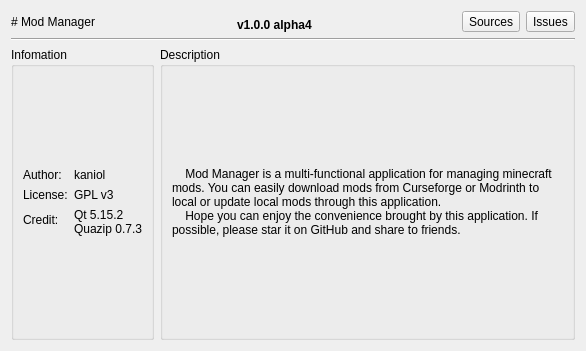
<?xml version="1.0" encoding="UTF-8"?>
<ui version="4.0">
 <class>AboutDialog</class>
 <widget class="QDialog" name="AboutDialog">
  <property name="geometry">
   <rect>
    <x>0</x>
    <y>0</y>
    <width>586</width>
    <height>351</height>
   </rect>
  </property>
  <property name="windowTitle">
   <string>About Mod Manager</string>
  </property>
  <layout class="QGridLayout" name="gridLayout_3">
   <item row="0" column="0" colspan="2">
    <layout class="QHBoxLayout" name="horizontalLayout">
     <item>
      <widget class="QLabel" name="label_7">
       <property name="text">
        <string># Mod Manager</string>
       </property>
       <property name="textFormat">
        <enum>Qt::MarkdownText</enum>
       </property>
      </widget>
     </item>
     <item>
      <widget class="QLabel" name="label">
       <property name="font">
        <font>
         <weight>75</weight>
         <bold>true</bold>
        </font>
       </property>
       <property name="text">
        <string notr="true">v1.0.0 alpha4</string>
       </property>
       <property name="alignment">
        <set>Qt::AlignBottom|Qt::AlignLeading|Qt::AlignLeft</set>
       </property>
      </widget>
     </item>
     <item>
      <widget class="QToolButton" name="toolButton">
       <property name="text">
        <string>Sources</string>
       </property>
       <property name="icon">
        <iconset resource="../images/image.qrc">
         <normaloff>:/image/github.svg</normaloff>:/image/github.svg</iconset>
       </property>
       <property name="toolButtonStyle">
        <enum>Qt::ToolButtonTextBesideIcon</enum>
       </property>
      </widget>
     </item>
     <item>
      <widget class="QToolButton" name="toolButton_2">
       <property name="sizePolicy">
        <sizepolicy hsizetype="Fixed" vsizetype="Fixed">
         <horstretch>0</horstretch>
         <verstretch>0</verstretch>
        </sizepolicy>
       </property>
       <property name="text">
        <string>Issues</string>
       </property>
       <property name="icon">
        <iconset resource="../images/image.qrc">
         <normaloff>:/image/github.svg</normaloff>:/image/github.svg</iconset>
       </property>
       <property name="toolButtonStyle">
        <enum>Qt::ToolButtonTextBesideIcon</enum>
       </property>
      </widget>
     </item>
    </layout>
   </item>
   <item row="1" column="0" colspan="2">
    <widget class="Line" name="line">
     <property name="orientation">
      <enum>Qt::Horizontal</enum>
     </property>
    </widget>
   </item>
   <item row="2" column="0">
    <widget class="QGroupBox" name="groupBox_2">
     <property name="title">
      <string>Infomation</string>
     </property>
     <layout class="QGridLayout" name="gridLayout_2">
      <item row="0" column="0">
       <layout class="QFormLayout" name="formLayout">
        <property name="formAlignment">
         <set>Qt::AlignCenter</set>
        </property>
        <item row="0" column="0">
         <widget class="QLabel" name="label_3">
          <property name="text">
           <string>Author:</string>
          </property>
         </widget>
        </item>
        <item row="0" column="1">
         <widget class="QLabel" name="label_4">
          <property name="text">
           <string notr="true">kaniol</string>
          </property>
         </widget>
        </item>
        <item row="1" column="0">
         <widget class="QLabel" name="label_5">
          <property name="text">
           <string>License:</string>
          </property>
         </widget>
        </item>
        <item row="1" column="1">
         <widget class="QLabel" name="label_6">
          <property name="text">
           <string notr="true">GPL v3</string>
          </property>
         </widget>
        </item>
        <item row="2" column="0">
         <widget class="QLabel" name="label_8">
          <property name="text">
           <string>Credit:</string>
          </property>
         </widget>
        </item>
        <item row="2" column="1">
         <widget class="QLabel" name="label_9">
          <property name="text">
           <string notr="true">Qt 5.15.2
Quazip 0.7.3</string>
          </property>
         </widget>
        </item>
       </layout>
      </item>
     </layout>
    </widget>
   </item>
   <item row="2" column="1">
    <widget class="QGroupBox" name="groupBox">
     <property name="title">
      <string>Description</string>
     </property>
     <layout class="QGridLayout" name="gridLayout">
      <item row="0" column="0">
       <widget class="QLabel" name="label_2">
        <property name="sizePolicy">
         <sizepolicy hsizetype="Expanding" vsizetype="Expanding">
          <horstretch>0</horstretch>
          <verstretch>0</verstretch>
         </sizepolicy>
        </property>
        <property name="text">
         <string>    Mod Manager is a multi-functional application for managing minecraft mods. You can easily download mods from Curseforge or Modrinth to local or update local mods through this application.
    Hope you can enjoy the convenience brought by this application. If possible, please star it on GitHub and share to friends.</string>
        </property>
        <property name="wordWrap">
         <bool>true</bool>
        </property>
       </widget>
      </item>
     </layout>
    </widget>
   </item>
  </layout>
 </widget>
 <resources>
  <include location="../images/image.qrc"/>
 </resources>
 <connections/>
</ui>
